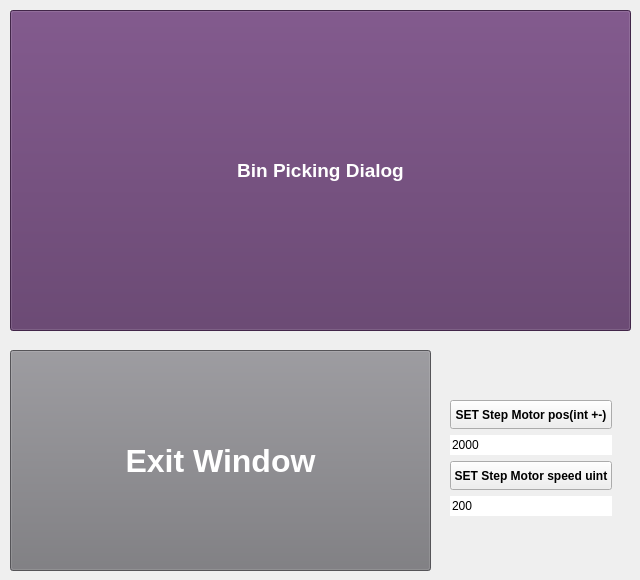
    <widget class="QWidget" name="tab_10">
     <attribute name="title">
      <string>Bin picking</string>
     </attribute>
     <widget class="QPushButton" name="pushButton_bin_picking_dialog">
      <property name="geometry">
       <rect>
        <x>10</x>
        <y>10</y>
        <width>621</width>
        <height>321</height>
       </rect>
      </property>
      <property name="sizePolicy">
       <sizepolicy hsizetype="Preferred" vsizetype="Preferred">
        <horstretch>0</horstretch>
        <verstretch>0</verstretch>
       </sizepolicy>
      </property>
      <property name="palette">
       <palette>
        <active>
         <colorrole role="WindowText">
          <brush brushstyle="SolidPattern">
           <color alpha="255">
            <red>255</red>
            <green>255</green>
            <blue>255</blue>
           </color>
          </brush>
         </colorrole>
         <colorrole role="Button">
          <brush brushstyle="SolidPattern">
           <color alpha="255">
            <red>92</red>
            <green>53</green>
            <blue>102</blue>
           </color>
          </brush>
         </colorrole>
         <colorrole role="Light">
          <brush brushstyle="SolidPattern">
           <color alpha="255">
            <red>138</red>
            <green>79</green>
            <blue>153</blue>
           </color>
          </brush>
         </colorrole>
         <colorrole role="Midlight">
          <brush brushstyle="SolidPattern">
           <color alpha="255">
            <red>115</red>
            <green>66</green>
            <blue>127</blue>
           </color>
          </brush>
         </colorrole>
         <colorrole role="Dark">
          <brush brushstyle="SolidPattern">
           <color alpha="255">
            <red>46</red>
            <green>26</green>
            <blue>51</blue>
           </color>
          </brush>
         </colorrole>
         <colorrole role="Mid">
          <brush brushstyle="SolidPattern">
           <color alpha="255">
            <red>61</red>
            <green>35</green>
            <blue>68</blue>
           </color>
          </brush>
         </colorrole>
         <colorrole role="Text">
          <brush brushstyle="SolidPattern">
           <color alpha="255">
            <red>255</red>
            <green>255</green>
            <blue>255</blue>
           </color>
          </brush>
         </colorrole>
         <colorrole role="ButtonText">
          <brush brushstyle="SolidPattern">
           <color alpha="255">
            <red>255</red>
            <green>255</green>
            <blue>255</blue>
           </color>
          </brush>
         </colorrole>
         <colorrole role="Base">
          <brush brushstyle="SolidPattern">
           <color alpha="255">
            <red>0</red>
            <green>0</green>
            <blue>0</blue>
           </color>
          </brush>
         </colorrole>
         <colorrole role="Window">
          <brush brushstyle="SolidPattern">
           <color alpha="255">
            <red>92</red>
            <green>53</green>
            <blue>102</blue>
           </color>
          </brush>
         </colorrole>
         <colorrole role="Shadow">
          <brush brushstyle="SolidPattern">
           <color alpha="255">
            <red>0</red>
            <green>0</green>
            <blue>0</blue>
           </color>
          </brush>
         </colorrole>
         <colorrole role="AlternateBase">
          <brush brushstyle="SolidPattern">
           <color alpha="255">
            <red>46</red>
            <green>26</green>
            <blue>51</blue>
           </color>
          </brush>
         </colorrole>
         <colorrole role="PlaceholderText">
          <brush brushstyle="SolidPattern">
           <color alpha="128">
            <red>255</red>
            <green>255</green>
            <blue>255</blue>
           </color>
          </brush>
         </colorrole>
        </active>
        <inactive>
         <colorrole role="WindowText">
          <brush brushstyle="SolidPattern">
           <color alpha="255">
            <red>255</red>
            <green>255</green>
            <blue>255</blue>
           </color>
          </brush>
         </colorrole>
         <colorrole role="Button">
          <brush brushstyle="SolidPattern">
           <color alpha="255">
            <red>92</red>
            <green>53</green>
            <blue>102</blue>
           </color>
          </brush>
         </colorrole>
         <colorrole role="Light">
          <brush brushstyle="SolidPattern">
           <color alpha="255">
            <red>138</red>
            <green>79</green>
            <blue>153</blue>
           </color>
          </brush>
         </colorrole>
         <colorrole role="Midlight">
          <brush brushstyle="SolidPattern">
           <color alpha="255">
            <red>115</red>
            <green>66</green>
            <blue>127</blue>
           </color>
          </brush>
         </colorrole>
         <colorrole role="Dark">
          <brush brushstyle="SolidPattern">
           <color alpha="255">
            <red>46</red>
            <green>26</green>
            <blue>51</blue>
           </color>
          </brush>
         </colorrole>
         <colorrole role="Mid">
          <brush brushstyle="SolidPattern">
           <color alpha="255">
            <red>61</red>
            <green>35</green>
            <blue>68</blue>
           </color>
          </brush>
         </colorrole>
         <colorrole role="Text">
          <brush brushstyle="SolidPattern">
           <color alpha="255">
            <red>255</red>
            <green>255</green>
            <blue>255</blue>
           </color>
          </brush>
         </colorrole>
         <colorrole role="ButtonText">
          <brush brushstyle="SolidPattern">
           <color alpha="255">
            <red>255</red>
            <green>255</green>
            <blue>255</blue>
           </color>
          </brush>
         </colorrole>
         <colorrole role="Base">
          <brush brushstyle="SolidPattern">
           <color alpha="255">
            <red>0</red>
            <green>0</green>
            <blue>0</blue>
           </color>
          </brush>
         </colorrole>
         <colorrole role="Window">
          <brush brushstyle="SolidPattern">
           <color alpha="255">
            <red>92</red>
            <green>53</green>
            <blue>102</blue>
           </color>
          </brush>
         </colorrole>
         <colorrole role="Shadow">
          <brush brushstyle="SolidPattern">
           <color alpha="255">
            <red>0</red>
            <green>0</green>
            <blue>0</blue>
           </color>
          </brush>
         </colorrole>
         <colorrole role="AlternateBase">
          <brush brushstyle="SolidPattern">
           <color alpha="255">
            <red>46</red>
            <green>26</green>
            <blue>51</blue>
           </color>
          </brush>
         </colorrole>
         <colorrole role="PlaceholderText">
          <brush brushstyle="SolidPattern">
           <color alpha="128">
            <red>255</red>
            <green>255</green>
            <blue>255</blue>
           </color>
          </brush>
         </colorrole>
        </inactive>
        <disabled>
         <colorrole role="WindowText">
          <brush brushstyle="SolidPattern">
           <color alpha="255">
            <red>46</red>
            <green>26</green>
            <blue>51</blue>
           </color>
          </brush>
         </colorrole>
         <colorrole role="Button">
          <brush brushstyle="SolidPattern">
           <color alpha="255">
            <red>92</red>
            <green>53</green>
            <blue>102</blue>
           </color>
          </brush>
         </colorrole>
         <colorrole role="Light">
          <brush brushstyle="SolidPattern">
           <color alpha="255">
            <red>138</red>
            <green>79</green>
            <blue>153</blue>
           </color>
          </brush>
         </colorrole>
         <colorrole role="Midlight">
          <brush brushstyle="SolidPattern">
           <color alpha="255">
            <red>115</red>
            <green>66</green>
            <blue>127</blue>
           </color>
          </brush>
         </colorrole>
         <colorrole role="Dark">
          <brush brushstyle="SolidPattern">
           <color alpha="255">
            <red>46</red>
            <green>26</green>
            <blue>51</blue>
           </color>
          </brush>
         </colorrole>
         <colorrole role="Mid">
          <brush brushstyle="SolidPattern">
           <color alpha="255">
            <red>61</red>
            <green>35</green>
            <blue>68</blue>
           </color>
          </brush>
         </colorrole>
         <colorrole role="Text">
          <brush brushstyle="SolidPattern">
           <color alpha="255">
            <red>46</red>
            <green>26</green>
            <blue>51</blue>
           </color>
          </brush>
         </colorrole>
         <colorrole role="ButtonText">
          <brush brushstyle="SolidPattern">
           <color alpha="255">
            <red>46</red>
            <green>26</green>
            <blue>51</blue>
           </color>
          </brush>
         </colorrole>
         <colorrole role="Base">
          <brush brushstyle="SolidPattern">
           <color alpha="255">
            <red>92</red>
            <green>53</green>
            <blue>102</blue>
           </color>
          </brush>
         </colorrole>
         <colorrole role="Window">
          <brush brushstyle="SolidPattern">
           <color alpha="255">
            <red>92</red>
            <green>53</green>
            <blue>102</blue>
           </color>
          </brush>
         </colorrole>
         <colorrole role="Shadow">
          <brush brushstyle="SolidPattern">
           <color alpha="255">
            <red>0</red>
            <green>0</green>
            <blue>0</blue>
           </color>
          </brush>
         </colorrole>
         <colorrole role="AlternateBase">
          <brush brushstyle="SolidPattern">
           <color alpha="255">
            <red>92</red>
            <green>53</green>
            <blue>102</blue>
           </color>
          </brush>
         </colorrole>
         <colorrole role="PlaceholderText">
          <brush brushstyle="SolidPattern">
           <color alpha="128">
            <red>255</red>
            <green>255</green>
            <blue>255</blue>
           </color>
          </brush>
         </colorrole>
        </disabled>
       </palette>
      </property>
      <property name="font">
       <font>
        <family>Ubuntu</family>
        <pointsize>14</pointsize>
        <weight>75</weight>
        <bold>true</bold>
       </font>
      </property>
      <property name="text">
       <string>Bin Picking Dialog</string>
      </property>
     </widget>
     <widget class="QPushButton" name="pushButton_exit_IRLdeveloperWindow">
      <property name="geometry">
       <rect>
        <x>10</x>
        <y>350</y>
        <width>421</width>
        <height>221</height>
       </rect>
      </property>
      <property name="sizePolicy">
       <sizepolicy hsizetype="Preferred" vsizetype="Preferred">
        <horstretch>0</horstretch>
        <verstretch>0</verstretch>
       </sizepolicy>
      </property>
      <property name="palette">
       <palette>
        <active>
         <colorrole role="WindowText">
          <brush brushstyle="SolidPattern">
           <color alpha="255">
            <red>255</red>
            <green>255</green>
            <blue>255</blue>
           </color>
          </brush>
         </colorrole>
         <colorrole role="Button">
          <brush brushstyle="SolidPattern">
           <color alpha="255">
            <red>119</red>
            <green>118</green>
            <blue>123</blue>
           </color>
          </brush>
         </colorrole>
         <colorrole role="Light">
          <brush brushstyle="SolidPattern">
           <color alpha="255">
            <red>178</red>
            <green>177</green>
            <blue>184</blue>
           </color>
          </brush>
         </colorrole>
         <colorrole role="Midlight">
          <brush brushstyle="SolidPattern">
           <color alpha="255">
            <red>148</red>
            <green>147</green>
            <blue>153</blue>
           </color>
          </brush>
         </colorrole>
         <colorrole role="Dark">
          <brush brushstyle="SolidPattern">
           <color alpha="255">
            <red>59</red>
            <green>59</green>
            <blue>61</blue>
           </color>
          </brush>
         </colorrole>
         <colorrole role="Mid">
          <brush brushstyle="SolidPattern">
           <color alpha="255">
            <red>79</red>
            <green>79</green>
            <blue>82</blue>
           </color>
          </brush>
         </colorrole>
         <colorrole role="Text">
          <brush brushstyle="SolidPattern">
           <color alpha="255">
            <red>255</red>
            <green>255</green>
            <blue>255</blue>
           </color>
          </brush>
         </colorrole>
         <colorrole role="BrightText">
          <brush brushstyle="SolidPattern">
           <color alpha="255">
            <red>255</red>
            <green>255</green>
            <blue>255</blue>
           </color>
          </brush>
         </colorrole>
         <colorrole role="ButtonText">
          <brush brushstyle="SolidPattern">
           <color alpha="255">
            <red>255</red>
            <green>255</green>
            <blue>255</blue>
           </color>
          </brush>
         </colorrole>
         <colorrole role="Base">
          <brush brushstyle="SolidPattern">
           <color alpha="255">
            <red>0</red>
            <green>0</green>
            <blue>0</blue>
           </color>
          </brush>
         </colorrole>
         <colorrole role="Window">
          <brush brushstyle="SolidPattern">
           <color alpha="255">
            <red>119</red>
            <green>118</green>
            <blue>123</blue>
           </color>
          </brush>
         </colorrole>
         <colorrole role="Shadow">
          <brush brushstyle="SolidPattern">
           <color alpha="255">
            <red>0</red>
            <green>0</green>
            <blue>0</blue>
           </color>
          </brush>
         </colorrole>
         <colorrole role="AlternateBase">
          <brush brushstyle="SolidPattern">
           <color alpha="255">
            <red>59</red>
            <green>59</green>
            <blue>61</blue>
           </color>
          </brush>
         </colorrole>
         <colorrole role="ToolTipBase">
          <brush brushstyle="SolidPattern">
           <color alpha="255">
            <red>255</red>
            <green>255</green>
            <blue>220</blue>
           </color>
          </brush>
         </colorrole>
         <colorrole role="ToolTipText">
          <brush brushstyle="SolidPattern">
           <color alpha="255">
            <red>0</red>
            <green>0</green>
            <blue>0</blue>
           </color>
          </brush>
         </colorrole>
         <colorrole role="PlaceholderText">
          <brush brushstyle="SolidPattern">
           <color alpha="127">
            <red>255</red>
            <green>255</green>
            <blue>255</blue>
           </color>
          </brush>
         </colorrole>
        </active>
        <inactive>
         <colorrole role="WindowText">
          <brush brushstyle="SolidPattern">
           <color alpha="255">
            <red>255</red>
            <green>255</green>
            <blue>255</blue>
           </color>
          </brush>
         </colorrole>
         <colorrole role="Button">
          <brush brushstyle="SolidPattern">
           <color alpha="255">
            <red>119</red>
            <green>118</green>
            <blue>123</blue>
           </color>
          </brush>
         </colorrole>
         <colorrole role="Light">
          <brush brushstyle="SolidPattern">
           <color alpha="255">
            <red>178</red>
            <green>177</green>
            <blue>184</blue>
           </color>
          </brush>
         </colorrole>
         <colorrole role="Midlight">
          <brush brushstyle="SolidPattern">
           <color alpha="255">
            <red>148</red>
            <green>147</green>
            <blue>153</blue>
           </color>
          </brush>
         </colorrole>
         <colorrole role="Dark">
          <brush brushstyle="SolidPattern">
           <color alpha="255">
            <red>59</red>
            <green>59</green>
            <blue>61</blue>
           </color>
          </brush>
         </colorrole>
         <colorrole role="Mid">
          <brush brushstyle="SolidPattern">
           <color alpha="255">
            <red>79</red>
            <green>79</green>
            <blue>82</blue>
           </color>
          </brush>
         </colorrole>
         <colorrole role="Text">
          <brush brushstyle="SolidPattern">
           <color alpha="255">
            <red>255</red>
            <green>255</green>
            <blue>255</blue>
           </color>
          </brush>
         </colorrole>
         <colorrole role="BrightText">
          <brush brushstyle="SolidPattern">
           <color alpha="255">
            <red>255</red>
            <green>255</green>
            <blue>255</blue>
           </color>
          </brush>
         </colorrole>
         <colorrole role="ButtonText">
          <brush brushstyle="SolidPattern">
           <color alpha="255">
            <red>255</red>
            <green>255</green>
            <blue>255</blue>
           </color>
          </brush>
         </colorrole>
         <colorrole role="Base">
          <brush brushstyle="SolidPattern">
           <color alpha="255">
            <red>0</red>
            <green>0</green>
            <blue>0</blue>
           </color>
          </brush>
         </colorrole>
         <colorrole role="Window">
          <brush brushstyle="SolidPattern">
           <color alpha="255">
            <red>119</red>
            <green>118</green>
            <blue>123</blue>
           </color>
          </brush>
         </colorrole>
         <colorrole role="Shadow">
          <brush brushstyle="SolidPattern">
           <color alpha="255">
            <red>0</red>
            <green>0</green>
            <blue>0</blue>
           </color>
          </brush>
         </colorrole>
         <colorrole role="AlternateBase">
          <brush brushstyle="SolidPattern">
           <color alpha="255">
            <red>59</red>
            <green>59</green>
            <blue>61</blue>
           </color>
          </brush>
         </colorrole>
         <colorrole role="ToolTipBase">
          <brush brushstyle="SolidPattern">
           <color alpha="255">
            <red>255</red>
            <green>255</green>
            <blue>220</blue>
           </color>
          </brush>
         </colorrole>
         <colorrole role="ToolTipText">
          <brush brushstyle="SolidPattern">
           <color alpha="255">
            <red>0</red>
            <green>0</green>
            <blue>0</blue>
           </color>
          </brush>
         </colorrole>
         <colorrole role="PlaceholderText">
          <brush brushstyle="SolidPattern">
           <color alpha="127">
            <red>255</red>
            <green>255</green>
            <blue>255</blue>
           </color>
          </brush>
         </colorrole>
        </inactive>
        <disabled>
         <colorrole role="WindowText">
          <brush brushstyle="SolidPattern">
           <color alpha="255">
            <red>59</red>
            <green>59</green>
            <blue>61</blue>
           </color>
          </brush>
         </colorrole>
         <colorrole role="Button">
          <brush brushstyle="SolidPattern">
           <color alpha="255">
            <red>119</red>
            <green>118</green>
            <blue>123</blue>
           </color>
          </brush>
         </colorrole>
         <colorrole role="Light">
          <brush brushstyle="SolidPattern">
           <color alpha="255">
            <red>178</red>
            <green>177</green>
            <blue>184</blue>
           </color>
          </brush>
         </colorrole>
         <colorrole role="Midlight">
          <brush brushstyle="SolidPattern">
           <color alpha="255">
            <red>148</red>
            <green>147</green>
            <blue>153</blue>
           </color>
          </brush>
         </colorrole>
         <colorrole role="Dark">
          <brush brushstyle="SolidPattern">
           <color alpha="255">
            <red>59</red>
            <green>59</green>
            <blue>61</blue>
           </color>
          </brush>
         </colorrole>
         <colorrole role="Mid">
          <brush brushstyle="SolidPattern">
           <color alpha="255">
            <red>79</red>
            <green>79</green>
            <blue>82</blue>
           </color>
          </brush>
         </colorrole>
         <colorrole role="Text">
          <brush brushstyle="SolidPattern">
           <color alpha="255">
            <red>59</red>
            <green>59</green>
            <blue>61</blue>
           </color>
          </brush>
         </colorrole>
         <colorrole role="BrightText">
          <brush brushstyle="SolidPattern">
           <color alpha="255">
            <red>255</red>
            <green>255</green>
            <blue>255</blue>
           </color>
          </brush>
         </colorrole>
         <colorrole role="ButtonText">
          <brush brushstyle="SolidPattern">
           <color alpha="255">
            <red>59</red>
            <green>59</green>
            <blue>61</blue>
           </color>
          </brush>
         </colorrole>
         <colorrole role="Base">
          <brush brushstyle="SolidPattern">
           <color alpha="255">
            <red>119</red>
            <green>118</green>
            <blue>123</blue>
           </color>
          </brush>
         </colorrole>
         <colorrole role="Window">
          <brush brushstyle="SolidPattern">
           <color alpha="255">
            <red>119</red>
            <green>118</green>
            <blue>123</blue>
           </color>
          </brush>
         </colorrole>
         <colorrole role="Shadow">
          <brush brushstyle="SolidPattern">
           <color alpha="255">
            <red>0</red>
            <green>0</green>
            <blue>0</blue>
           </color>
          </brush>
         </colorrole>
         <colorrole role="AlternateBase">
          <brush brushstyle="SolidPattern">
           <color alpha="255">
            <red>119</red>
            <green>118</green>
            <blue>123</blue>
           </color>
          </brush>
         </colorrole>
         <colorrole role="ToolTipBase">
          <brush brushstyle="SolidPattern">
           <color alpha="255">
            <red>255</red>
            <green>255</green>
            <blue>220</blue>
           </color>
          </brush>
         </colorrole>
         <colorrole role="ToolTipText">
          <brush brushstyle="SolidPattern">
           <color alpha="255">
            <red>0</red>
            <green>0</green>
            <blue>0</blue>
           </color>
          </brush>
         </colorrole>
         <colorrole role="PlaceholderText">
          <brush brushstyle="SolidPattern">
           <color alpha="127">
            <red>59</red>
            <green>59</green>
            <blue>61</blue>
           </color>
          </brush>
         </colorrole>
        </disabled>
       </palette>
      </property>
      <property name="font">
       <font>
        <family>Ubuntu</family>
        <pointsize>24</pointsize>
        <weight>75</weight>
        <italic>false</italic>
        <bold>true</bold>
        <kerning>true</kerning>
       </font>
      </property>
      <property name="text">
       <string>Exit Window</string>
      </property>
     </widget>
     <widget class="QWidget" name="layoutWidget_2">
      <property name="geometry">
       <rect>
        <x>450</x>
        <y>400</y>
        <width>162</width>
        <height>116</height>
       </rect>
      </property>
      <layout class="QVBoxLayout" name="verticalLayout_16">
       <item>
        <widget class="QPushButton" name="pushButton_set_step_motor_position">
         <property name="enabled">
          <bool>true</bool>
         </property>
         <property name="sizePolicy">
          <sizepolicy hsizetype="Preferred" vsizetype="Preferred">
           <horstretch>0</horstretch>
           <verstretch>0</verstretch>
          </sizepolicy>
         </property>
         <property name="font">
          <font>
           <family>Ubuntu</family>
           <pointsize>9</pointsize>
           <weight>75</weight>
           <bold>true</bold>
          </font>
         </property>
         <property name="text">
          <string>SET Step Motor pos(int +-)</string>
         </property>
         <property name="checkable">
          <bool>false</bool>
         </property>
        </widget>
       </item>
       <item>
        <widget class="QLineEdit" name="lineEdit_pulse_position">
         <property name="text">
          <string>2000</string>
         </property>
         <property name="frame">
          <bool>false</bool>
         </property>
        </widget>
       </item>
       <item>
        <widget class="QPushButton" name="pushButton_set_step_motor_speed">
         <property name="enabled">
          <bool>true</bool>
         </property>
         <property name="sizePolicy">
          <sizepolicy hsizetype="Preferred" vsizetype="Preferred">
           <horstretch>0</horstretch>
           <verstretch>0</verstretch>
          </sizepolicy>
         </property>
         <property name="font">
          <font>
           <family>Ubuntu</family>
           <pointsize>9</pointsize>
           <weight>75</weight>
           <bold>true</bold>
          </font>
         </property>
         <property name="text">
          <string>SET Step Motor speed uint</string>
         </property>
         <property name="checkable">
          <bool>false</bool>
         </property>
        </widget>
       </item>
       <item>
        <widget class="QLineEdit" name="lineEdit_pulse_velocity">
         <property name="text">
          <string>200</string>
         </property>
         <property name="frame">
          <bool>false</bool>
         </property>
        </widget>
       </item>
      </layout>
     </widget>
    </widget>
